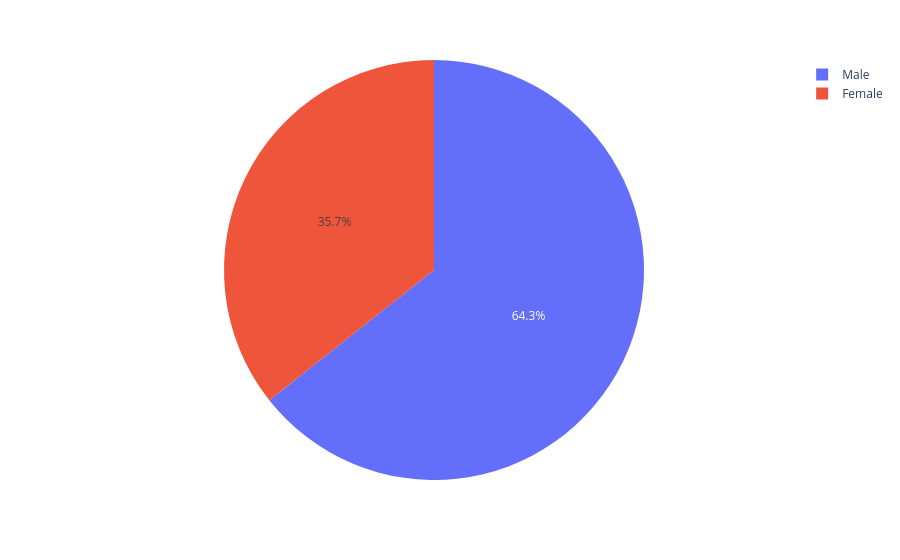

Notebook cell for this chart:
### Code cell
px.pie(data_frame=data , names = v.index , values=v.values)

### Figure 1 — Plotly figure (JSON) as saved in the notebook; plotly's stock layout.template omitted (floating-point values rounded to 4 significant figures)
{"data": [{"domain": {"x": [0, 1], "y": [0, 1]}, "hovertemplate": "label=%{label}<br>value=%{value}<extra></extra>", "labels": ["Male", "Female"], "legendgroup": "", "name": "", "showlegend": true, "type": "pie", "values": [157, 87]}], "layout": {"legend": {"tracegroupgap": 0}, "margin": {"t": 60}}}
